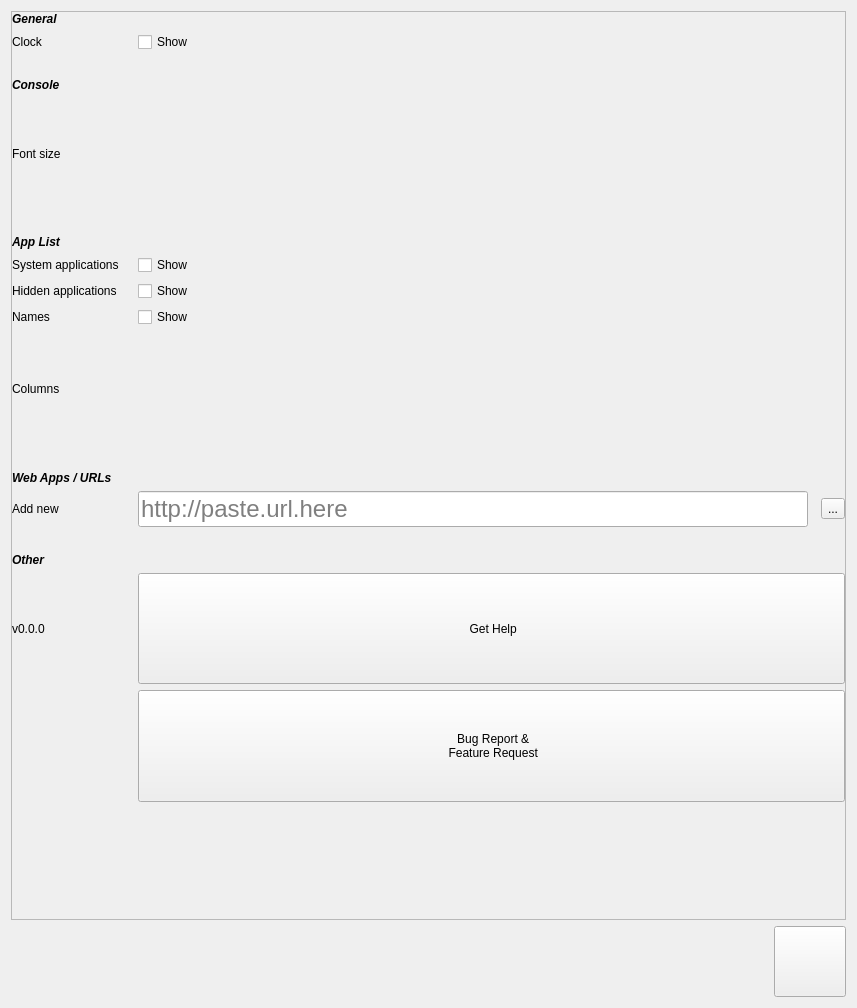
<?xml version="1.0" encoding="UTF-8"?>
<ui version="4.0">
 <class>SettingsWidget</class>
 <widget class="QWidget" name="SettingsWidget">
  <property name="geometry">
   <rect>
    <x>0</x>
    <y>0</y>
    <width>857</width>
    <height>1008</height>
   </rect>
  </property>
  <property name="windowTitle">
   <string>Form</string>
  </property>
  <layout class="QVBoxLayout" name="verticalLayout" stretch="1,0">
   <item>
    <widget class="QScrollArea" name="scrollArea">
     <property name="widgetResizable">
      <bool>true</bool>
     </property>
     <widget class="QWidget" name="scrollAreaWidgetContents">
      <property name="geometry">
       <rect>
        <x>0</x>
        <y>0</y>
        <width>837</width>
        <height>909</height>
       </rect>
      </property>
      <property name="sizePolicy">
       <sizepolicy hsizetype="Preferred" vsizetype="Expanding">
        <horstretch>0</horstretch>
        <verstretch>0</verstretch>
       </sizepolicy>
      </property>
      <layout class="QFormLayout" name="formLayout_2">
       <property name="leftMargin">
        <number>0</number>
       </property>
       <property name="topMargin">
        <number>0</number>
       </property>
       <property name="rightMargin">
        <number>0</number>
       </property>
       <property name="bottomMargin">
        <number>0</number>
       </property>
       <item row="0" column="0">
        <widget class="QLabel" name="label_8">
         <property name="sizePolicy">
          <sizepolicy hsizetype="Expanding" vsizetype="Minimum">
           <horstretch>0</horstretch>
           <verstretch>0</verstretch>
          </sizepolicy>
         </property>
         <property name="font">
          <font>
           <weight>75</weight>
           <italic>true</italic>
           <bold>true</bold>
          </font>
         </property>
         <property name="text">
          <string>General</string>
         </property>
        </widget>
       </item>
       <item row="1" column="0">
        <widget class="QLabel" name="label_9">
         <property name="sizePolicy">
          <sizepolicy hsizetype="Preferred" vsizetype="Expanding">
           <horstretch>0</horstretch>
           <verstretch>0</verstretch>
          </sizepolicy>
         </property>
         <property name="text">
          <string>Clock</string>
         </property>
        </widget>
       </item>
       <item row="1" column="1">
        <widget class="QCheckBox" name="showClockButton">
         <property name="text">
          <string>Show</string>
         </property>
        </widget>
       </item>
       <item row="2" column="0">
        <widget class="QLabel" name="label_12">
         <property name="sizePolicy">
          <sizepolicy hsizetype="Expanding" vsizetype="Minimum">
           <horstretch>0</horstretch>
           <verstretch>0</verstretch>
          </sizepolicy>
         </property>
         <property name="minimumSize">
          <size>
           <width>120</width>
           <height>0</height>
          </size>
         </property>
         <property name="font">
          <font>
           <weight>75</weight>
           <italic>true</italic>
           <bold>true</bold>
          </font>
         </property>
         <property name="text">
          <string/>
         </property>
        </widget>
       </item>
       <item row="3" column="0">
        <widget class="QLabel" name="label_6">
         <property name="sizePolicy">
          <sizepolicy hsizetype="Expanding" vsizetype="Minimum">
           <horstretch>0</horstretch>
           <verstretch>0</verstretch>
          </sizepolicy>
         </property>
         <property name="font">
          <font>
           <weight>75</weight>
           <italic>true</italic>
           <bold>true</bold>
          </font>
         </property>
         <property name="text">
          <string>Console</string>
         </property>
        </widget>
       </item>
       <item row="4" column="0">
        <widget class="QLabel" name="label_7">
         <property name="sizePolicy">
          <sizepolicy hsizetype="Preferred" vsizetype="Expanding">
           <horstretch>0</horstretch>
           <verstretch>0</verstretch>
          </sizepolicy>
         </property>
         <property name="text">
          <string>Font size</string>
         </property>
        </widget>
       </item>
       <item row="4" column="1">
        <layout class="QHBoxLayout" name="fontSizeLayout"/>
       </item>
       <item row="5" column="0">
        <widget class="QLabel" name="label_10">
         <property name="sizePolicy">
          <sizepolicy hsizetype="Expanding" vsizetype="Minimum">
           <horstretch>0</horstretch>
           <verstretch>0</verstretch>
          </sizepolicy>
         </property>
         <property name="minimumSize">
          <size>
           <width>120</width>
           <height>0</height>
          </size>
         </property>
         <property name="font">
          <font>
           <weight>75</weight>
           <italic>true</italic>
           <bold>true</bold>
          </font>
         </property>
         <property name="text">
          <string/>
         </property>
        </widget>
       </item>
       <item row="6" column="0">
        <widget class="QLabel" name="label_5">
         <property name="sizePolicy">
          <sizepolicy hsizetype="Expanding" vsizetype="Minimum">
           <horstretch>0</horstretch>
           <verstretch>0</verstretch>
          </sizepolicy>
         </property>
         <property name="font">
          <font>
           <weight>75</weight>
           <italic>true</italic>
           <bold>true</bold>
          </font>
         </property>
         <property name="text">
          <string>App List</string>
         </property>
        </widget>
       </item>
       <item row="7" column="0">
        <widget class="QLabel" name="label">
         <property name="sizePolicy">
          <sizepolicy hsizetype="Preferred" vsizetype="Expanding">
           <horstretch>0</horstretch>
           <verstretch>0</verstretch>
          </sizepolicy>
         </property>
         <property name="text">
          <string>System applications</string>
         </property>
        </widget>
       </item>
       <item row="7" column="1">
        <widget class="QCheckBox" name="showSystemAppsButton">
         <property name="text">
          <string>Show</string>
         </property>
        </widget>
       </item>
       <item row="8" column="0">
        <widget class="QLabel" name="label_2">
         <property name="sizePolicy">
          <sizepolicy hsizetype="Preferred" vsizetype="Expanding">
           <horstretch>0</horstretch>
           <verstretch>0</verstretch>
          </sizepolicy>
         </property>
         <property name="text">
          <string>Hidden applications</string>
         </property>
        </widget>
       </item>
       <item row="8" column="1">
        <widget class="QCheckBox" name="showHiddenAppsButton">
         <property name="text">
          <string>Show</string>
         </property>
        </widget>
       </item>
       <item row="9" column="0">
        <widget class="QLabel" name="label_4">
         <property name="sizePolicy">
          <sizepolicy hsizetype="Preferred" vsizetype="Expanding">
           <horstretch>0</horstretch>
           <verstretch>0</verstretch>
          </sizepolicy>
         </property>
         <property name="text">
          <string>Names</string>
         </property>
        </widget>
       </item>
       <item row="9" column="1">
        <widget class="QCheckBox" name="showNamesButton">
         <property name="text">
          <string>Show</string>
         </property>
        </widget>
       </item>
       <item row="10" column="0">
        <widget class="QLabel" name="label_3">
         <property name="sizePolicy">
          <sizepolicy hsizetype="Preferred" vsizetype="Expanding">
           <horstretch>0</horstretch>
           <verstretch>0</verstretch>
          </sizepolicy>
         </property>
         <property name="text">
          <string>Columns</string>
         </property>
        </widget>
       </item>
       <item row="10" column="1">
        <layout class="QHBoxLayout" name="gridSizeLayout"/>
       </item>
       <item row="11" column="0">
        <widget class="QLabel" name="label_13">
         <property name="sizePolicy">
          <sizepolicy hsizetype="Expanding" vsizetype="Minimum">
           <horstretch>0</horstretch>
           <verstretch>0</verstretch>
          </sizepolicy>
         </property>
         <property name="minimumSize">
          <size>
           <width>120</width>
           <height>0</height>
          </size>
         </property>
         <property name="font">
          <font>
           <weight>75</weight>
           <italic>true</italic>
           <bold>true</bold>
          </font>
         </property>
         <property name="text">
          <string/>
         </property>
        </widget>
       </item>
       <item row="12" column="0">
        <widget class="QLabel" name="label_11">
         <property name="sizePolicy">
          <sizepolicy hsizetype="Expanding" vsizetype="Minimum">
           <horstretch>0</horstretch>
           <verstretch>0</verstretch>
          </sizepolicy>
         </property>
         <property name="font">
          <font>
           <weight>75</weight>
           <italic>true</italic>
           <bold>true</bold>
          </font>
         </property>
         <property name="text">
          <string>Web Apps / URLs</string>
         </property>
        </widget>
       </item>
       <item row="13" column="0">
        <widget class="QLabel" name="label_14">
         <property name="sizePolicy">
          <sizepolicy hsizetype="Preferred" vsizetype="Expanding">
           <horstretch>0</horstretch>
           <verstretch>0</verstretch>
          </sizepolicy>
         </property>
         <property name="text">
          <string>Add new</string>
         </property>
        </widget>
       </item>
       <item row="13" column="1">
        <layout class="QHBoxLayout" name="horizontalLayout_3" stretch="0,0">
         <property name="spacing">
          <number>13</number>
         </property>
         <item>
          <widget class="QLineEdit" name="urlEdit">
           <property name="font">
            <font>
             <pointsize>18</pointsize>
            </font>
           </property>
           <property name="placeholderText">
            <string>http://paste.url.here</string>
           </property>
          </widget>
         </item>
         <item>
          <widget class="QToolButton" name="addUrlButton">
           <property name="text">
            <string>...</string>
           </property>
           <property name="icon">
            <iconset resource="resources.qrc">
             <normaloff>:/icons/add</normaloff>:/icons/add</iconset>
           </property>
           <property name="iconSize">
            <size>
             <width>64</width>
             <height>64</height>
            </size>
           </property>
          </widget>
         </item>
        </layout>
       </item>
       <item row="14" column="0">
        <widget class="QLabel" name="label_16">
         <property name="sizePolicy">
          <sizepolicy hsizetype="Expanding" vsizetype="Minimum">
           <horstretch>0</horstretch>
           <verstretch>0</verstretch>
          </sizepolicy>
         </property>
         <property name="minimumSize">
          <size>
           <width>120</width>
           <height>0</height>
          </size>
         </property>
         <property name="font">
          <font>
           <weight>75</weight>
           <italic>true</italic>
           <bold>true</bold>
          </font>
         </property>
         <property name="text">
          <string/>
         </property>
        </widget>
       </item>
       <item row="15" column="0">
        <widget class="QLabel" name="label_17">
         <property name="sizePolicy">
          <sizepolicy hsizetype="Expanding" vsizetype="Minimum">
           <horstretch>0</horstretch>
           <verstretch>0</verstretch>
          </sizepolicy>
         </property>
         <property name="font">
          <font>
           <weight>75</weight>
           <italic>true</italic>
           <bold>true</bold>
          </font>
         </property>
         <property name="text">
          <string>Other</string>
         </property>
        </widget>
       </item>
       <item row="16" column="0">
        <widget class="QLabel" name="versionLabel">
         <property name="sizePolicy">
          <sizepolicy hsizetype="Preferred" vsizetype="Expanding">
           <horstretch>0</horstretch>
           <verstretch>0</verstretch>
          </sizepolicy>
         </property>
         <property name="text">
          <string>v0.0.0</string>
         </property>
        </widget>
       </item>
       <item row="16" column="1">
        <widget class="QToolButton" name="helpButton">
         <property name="sizePolicy">
          <sizepolicy hsizetype="Expanding" vsizetype="MinimumExpanding">
           <horstretch>0</horstretch>
           <verstretch>0</verstretch>
          </sizepolicy>
         </property>
         <property name="text">
          <string> Get Help</string>
         </property>
         <property name="icon">
          <iconset resource="resources.qrc">
           <normaloff>:/icons/doc</normaloff>:/icons/doc</iconset>
         </property>
         <property name="iconSize">
          <size>
           <width>64</width>
           <height>64</height>
          </size>
         </property>
         <property name="toolButtonStyle">
          <enum>Qt::ToolButtonTextBesideIcon</enum>
         </property>
        </widget>
       </item>
       <item row="17" column="1">
        <widget class="QToolButton" name="bugButton">
         <property name="sizePolicy">
          <sizepolicy hsizetype="Expanding" vsizetype="MinimumExpanding">
           <horstretch>0</horstretch>
           <verstretch>0</verstretch>
          </sizepolicy>
         </property>
         <property name="text">
          <string> Bug Report &amp;&amp;
 Feature Request</string>
         </property>
         <property name="icon">
          <iconset resource="resources.qrc">
           <normaloff>:/icons/bug</normaloff>:/icons/bug</iconset>
         </property>
         <property name="iconSize">
          <size>
           <width>64</width>
           <height>64</height>
          </size>
         </property>
         <property name="toolButtonStyle">
          <enum>Qt::ToolButtonTextBesideIcon</enum>
         </property>
        </widget>
       </item>
       <item row="18" column="1">
        <spacer name="verticalSpacer">
         <property name="orientation">
          <enum>Qt::Vertical</enum>
         </property>
         <property name="sizeType">
          <enum>QSizePolicy::Expanding</enum>
         </property>
         <property name="sizeHint" stdset="0">
          <size>
           <width>20</width>
           <height>40</height>
          </size>
         </property>
        </spacer>
       </item>
      </layout>
     </widget>
    </widget>
   </item>
   <item>
    <layout class="QHBoxLayout" name="horizontalLayout">
     <item>
      <spacer name="horizontalSpacer">
       <property name="orientation">
        <enum>Qt::Horizontal</enum>
       </property>
       <property name="sizeHint" stdset="0">
        <size>
         <width>40</width>
         <height>20</height>
        </size>
       </property>
      </spacer>
     </item>
     <item>
      <widget class="QToolButton" name="applyButton">
       <property name="text">
        <string/>
       </property>
       <property name="icon">
        <iconset resource="resources.qrc">
         <normaloff>:/icons/apply</normaloff>:/icons/apply</iconset>
       </property>
       <property name="iconSize">
        <size>
         <width>64</width>
         <height>64</height>
        </size>
       </property>
      </widget>
     </item>
    </layout>
   </item>
  </layout>
 </widget>
 <resources>
  <include location="resources.qrc"/>
 </resources>
 <connections/>
</ui>
